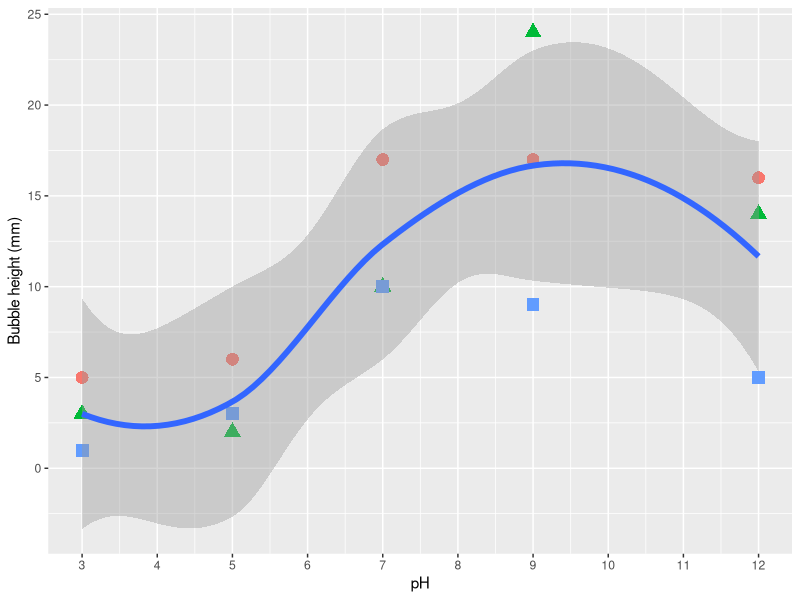

Generate this figure with R:
# Load libraries ----------------------------------------------------------

# Load the libraries
library(tidyverse)
library(ggplot2)

# Set working directory ---------------------------------------------------
wdir <- "~/Dropbox/R/bio-one-master"
setwd(wdir)

# Read data ---------------------------------------------------------------

data <- read_csv("data/catalase_ph.csv")

data <- data %>% group_by(Group) %>% mutate(Normalized = activity/max(activity)*100)


#plot 
ggplot(data=data) +
  geom_point(mapping = aes(x = pH, y = activity, shape = Group, color = Group),
           size = 4, show.legend = FALSE) +
  geom_smooth(mapping = aes(x = pH, y = activity),
              show.legend = FALSE, size = 2) +
  scale_x_continuous(breaks = seq(0, 14, 1)) +
  labs(y = "Bubble height (mm)", x = "pH")


